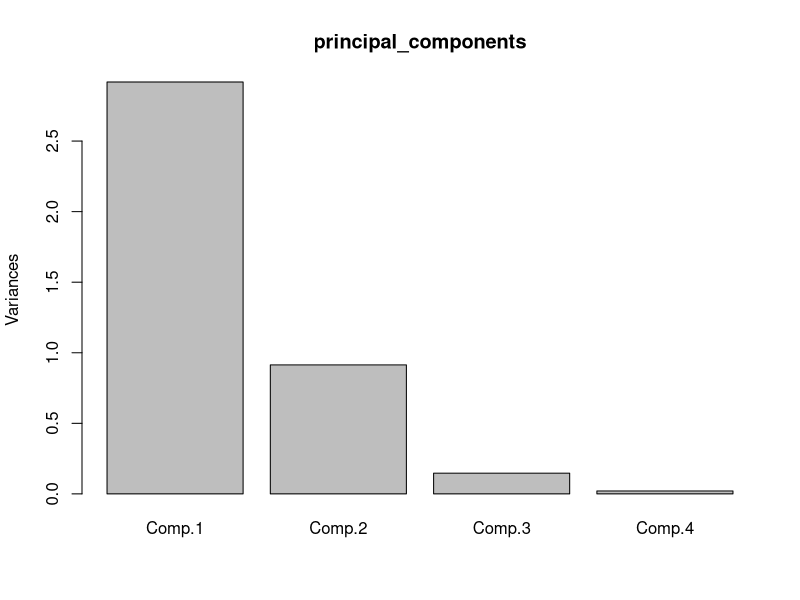
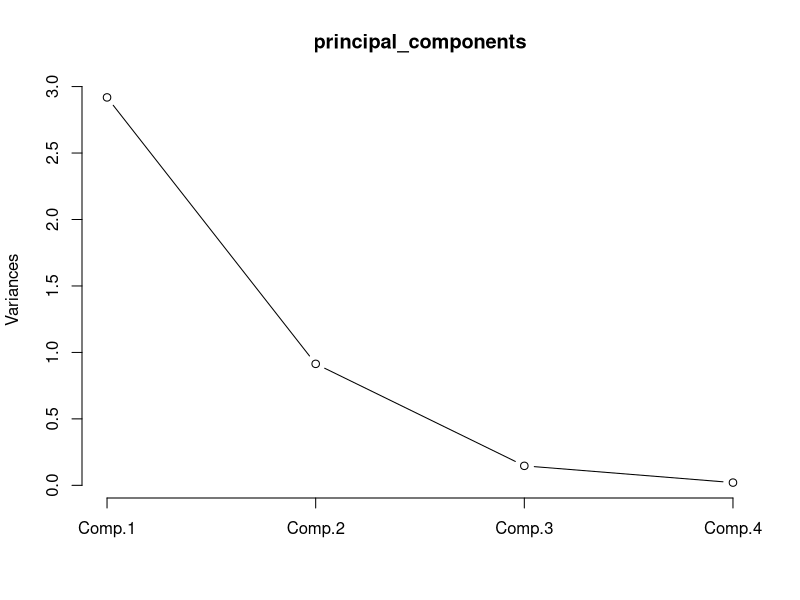
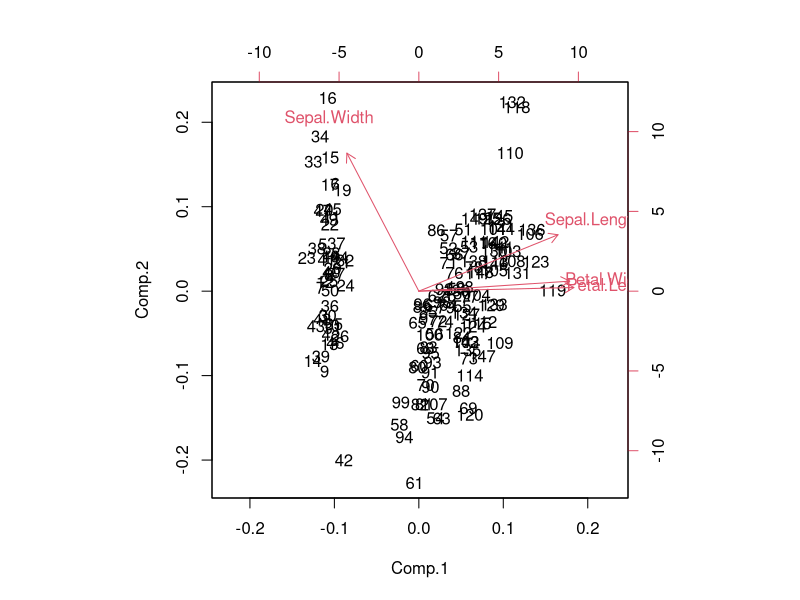

Source code (R) for these figures, in order:
#PAC Iris data (Inclass-exercise)

data("iris")
head(iris) #head of the iris dataset

irisdata1 <- iris[,1:4]
irisdata1
head(irisdata1)

#Read the documentation for the PCA
help("princomp")
principal_components <- princomp(irisdata1, cor=TRUE, score=TRUE)
summary(principal_components)
## based on the generated results, we can keep two features and drop two features.
##In order to know which variables need to be dropped, we need to plot graphs.
##We cannot drop the parameters that are close.
plot(principal_components)
plot(principal_components, type = "l")

help("biplot")
biplot(principal_components)
##This plot shows that Patel Length and Patel Width are close and 
##We cannot drop these two variables.


